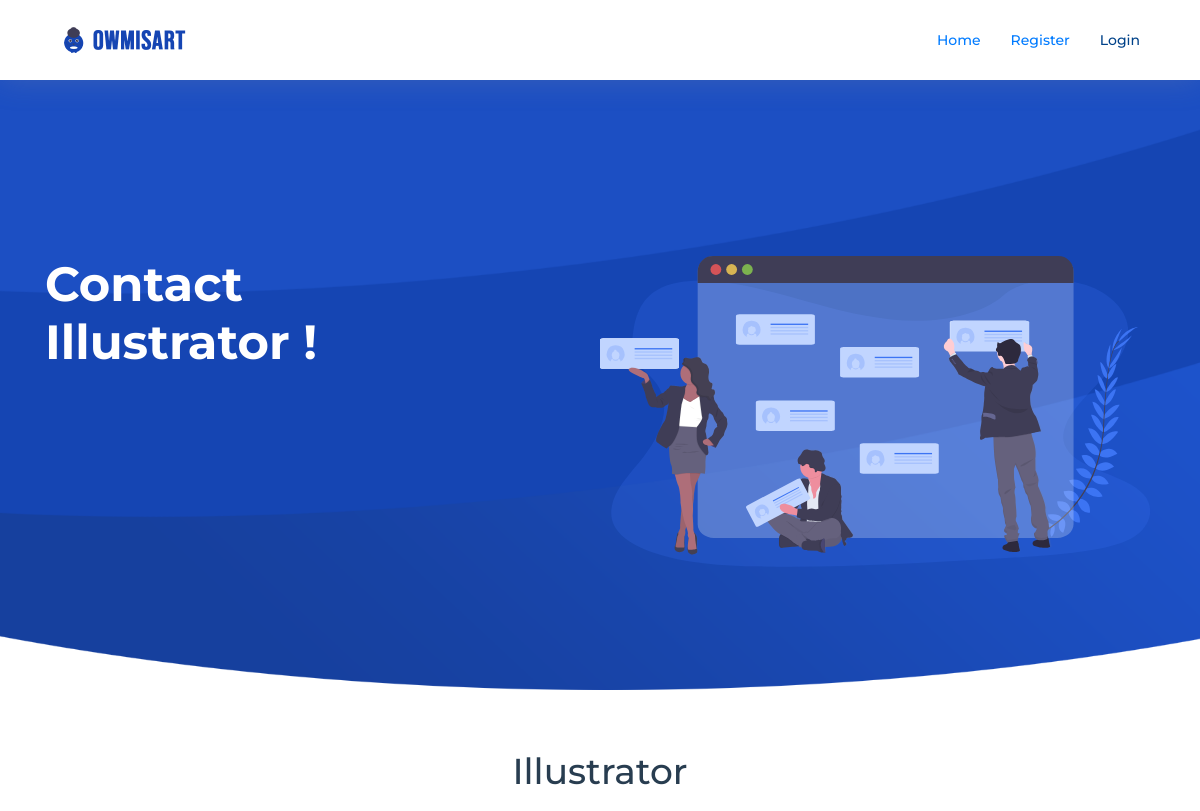
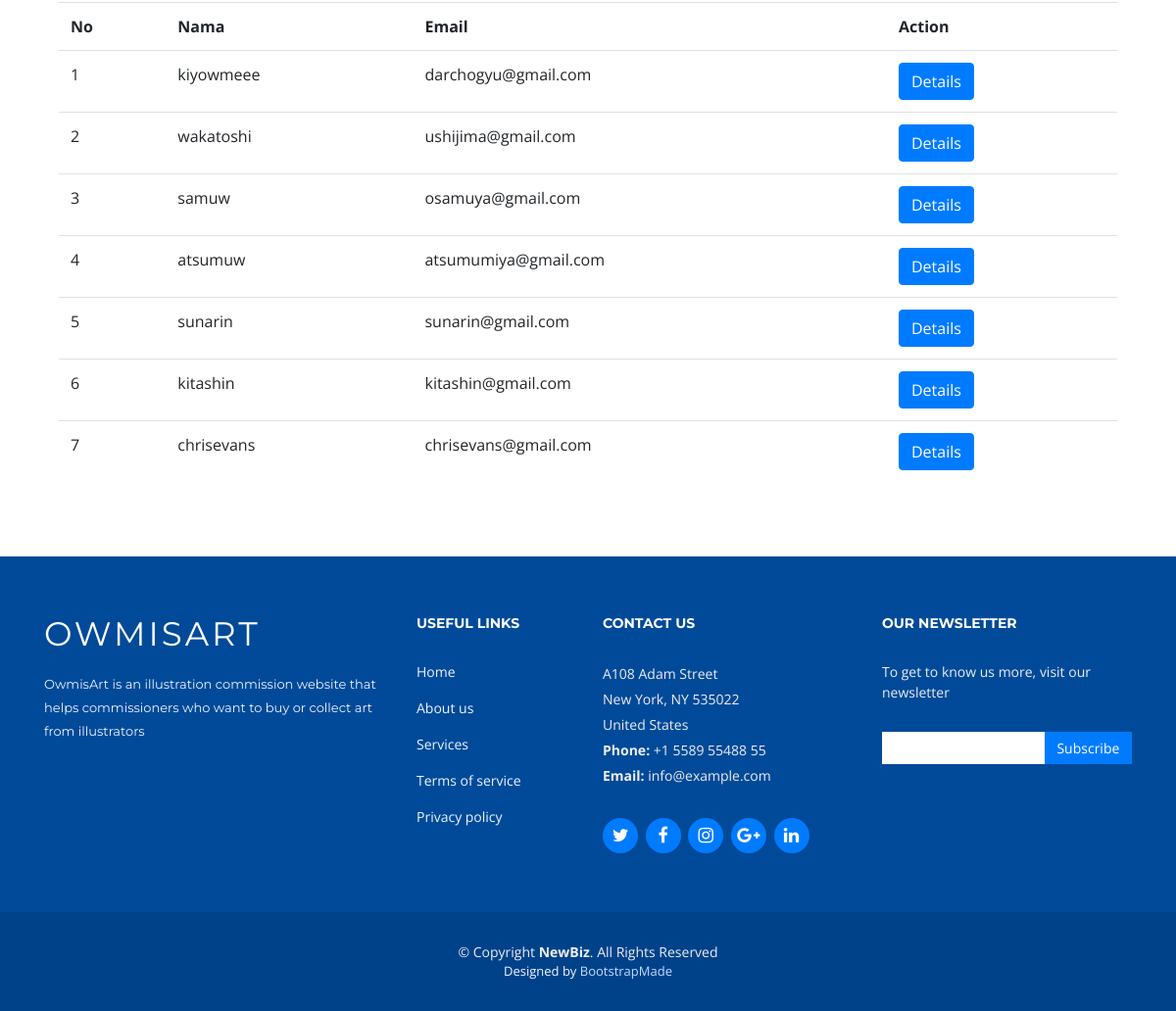
The app's page /home.php with its own data (2 pictures, top to bottom).
### tables this page shows
CREATE TABLE `users` (
  `id` int(11) NOT NULL,
  `username` varchar(255) NOT NULL,
  `email` varchar(255) NOT NULL,
  `password` varchar(255) NOT NULL,
  `bio` text NOT NULL,
  `description` text NOT NULL,
  `hargacom` varchar(255) NOT NULL,
  `image` varchar(255) NOT NULL,
  `nama_porto` varchar(255) NOT NULL,
  `portofolio` varchar(255) NOT NULL,
  `nama_porto2` varchar(255) NOT NULL,
  `portofolio2` varchar(255) NOT NULL,
  `nama_porto3` varchar(255) NOT NULL,
  `portofolio3` varchar(255) NOT NULL
);

### home.php (the view, shortened to what this page needs)
<?php
    include 'conn.php';
    $sql = "SELECT * FROM users";
    $rows = mysqli_query($conn, $sql);
    $i = 0;
    include 'header_home.php';
?>
    <nav class="navbar navbar-expand-lg navbar-light bg-light">
        <div class="collapse navbar-collapse" id="navbarTogglerDemo01">
            <?php if ($_SESSION) : ?>
                <p class="navbar-nav ml-auto mr-4 mt-2 mt-lg-0"><?php echo $_SESSION['username']?></p>
                <a href="update.php" class="mr-4">Update</a>
                    <a href="update.php">Update</a>
                <a href="profile.php?id=<?=$row['id']?>">Profile</a>
                <a href="logout.php">Logout</a>
            <?php else: ?>
                <ul class="navbar-nav ml-auto mr-4 mt-2 mt-lg-0">
                    <li class="nav-item active">
                        <a class="nav-link" href="register.php">Register <span class="sr-only">(current)</span></a>
                    </li>
                    <li class="nav-item">
                        <a class="nav-link" href="login.php">Login</a>
                    </li>
                </ul>
            <?php endif; ?>
        </div>
    </nav>
<section id="intro" class="clearfix">
    <div class="container" data-aos="fade-up">
      <div class="intro-img" data-aos="zoom-out" data-aos-delay="200">
        <img src="assets/img/intro-img.svg" alt="" class="img-fluid">
      </div>
      <div class="intro-info" data-aos="zoom-in" data-aos-delay="100">
        <h2>Contact<br>Illustrator !</h2>
      </div>
    </div>
  </section>
  <main id="main">
<section id="about">
 <div class="container" data-aos="fade-up">
   <header class="section-header">
     <h3>Illustrator</h3>
   </header>
   <div class="container">
        <table class="table">
            <tr>
                <th>No</th>
                <th>Nama</th>
                <th>Email</th>
                <th>Action</th>
            </tr>
            <?php foreach($rows as $row) : ?>
                <tr>
                    <td> <?= ++$i ?>  </td>
                    <td> <?=  $row['username'] ?>  </td>
                    <td> <?=  $row['email'] ?>  </td>
                    <td> <a href="profile.php?id=<?=$row['id']?>" class="btn btn-primary"> Details </a> </td>
                </tr>
            <?php endforeach;?>
        </table>
    </div>
</div>
</main>
<?php
    include 'footer.php'
?>

### header_home.php (shortened to what this page needs)
<!DOCTYPE html>
<html lang="en">
<head>
  <link href="assets/vendor/bootstrap/css/bootstrap.min.css" rel="stylesheet">
  <link href="assets/vendor/font-awesome/css/font-awesome.min.css" rel="stylesheet">
  <link href="assets/vendor/ionicons/css/ionicons.min.css" rel="stylesheet">
  <link href="assets/vendor/owl.carousel/assets/owl.carousel.min.css" rel="stylesheet">
  <link href="assets/vendor/venobox/venobox.css" rel="stylesheet">
  <link href="assets/vendor/aos/aos.css" rel="stylesheet">
  <link href="assets/css/style.css" rel="stylesheet">
</head>
<body>
  <header id="header" class="fixed-top">
    <div class="container">
      <div class="logo float-left">
        <a href="home.php"><img src="assets/img/logo4.png" alt="" class="img-fluid"></a>
      </div>
      <nav class="main-nav float-right d-none d-lg-block">
      <?php if ($_SESSION) : ?>
                <ul class="active">
                    <li class="nav-item active"><?php echo $_SESSION['username']?></li>
                    <li class="nav-item active">
                    <a class="active" href="update.php">Update</a>
                    </li>
                    <li class="nav-item">
                    <a class="active" href="logout.php">Logout</a>
                    </li>
                </ul>
            <?php else: ?>
                <ul class="active">
                     <li class="nav-item active">
                        <a class="active" href="home.php">Home</a>
                    </li>
                    <li class="nav-item active">
                        <a class="active" href="register.php">Register</a>
                    </li>
                    <li class="nav-item">
                        <a class="active" href="login.php">Login</a>
                    </li>
                </ul>
            <?php endif; ?>
      </nav>
    </div>
  </header>

### footer.php
<footer id="footer">
  <div class="footer-top">
    <div class="container">
      <div class="row">
        <div class="col-lg-4 col-md-6 footer-info">
          <h3>OwmisArt</h3>
          <p>OwmisArt is an illustration commission website that helps commissioners who want to buy or collect art from illustrators</p>
        </div>
        <div class="col-lg-2 col-md-6 footer-links">
          <h4>Useful Links</h4>
          <ul>
            <li><a href="#">Home</a></li>
            <li><a href="#about">About us</a></li>
            <li><a href="#why-us">Services</a></li>
            <li><a href="#">Terms of service</a></li>
            <li><a href="#">Privacy policy</a></li>
          </ul>
        </div>
        <div class="col-lg-3 col-md-6 footer-contact">
          <h4>Contact Us</h4>
          <p>
            A108 Adam Street <br>
            New York, NY 535022<br>
            United States <br>
            <strong>Phone:</strong> +1 5589 55488 55<br>
            <strong>Email:</strong> info@example.com<br>
          </p>
          <div class="social-links">
            <a href="https://twitter.com/" target="_blank" class="twitter"><i class="fa fa-twitter"></i></a>
            <a href="https://www.facebook.com/" target="_blank" class="facebook"><i class="fa fa-facebook"></i></a>
            <a href="https://www.instagram.com/" target="_blank" class="instagram"><i class="fa fa-instagram"></i></a>
            <a href="https://www.google.com/" target="_blank" class="google-plus"><i class="fa fa-google-plus"></i></a>
            <a href="https://www.linkedin.com/" target="_blank" class="linkedin"><i class="fa fa-linkedin"></i></a>
          </div>
        </div>
        <div class="col-lg-3 col-md-6 footer-newsletter">
          <h4>Our Newsletter</h4>
          <p>To get to know us more, visit our newsletter</p>
          <form action="" method="post">
            <input type="email" name="email"><input type="submit" value="Subscribe">
          </form>
        </div>
      </div>
    </div>
  </div>
  <div class="container">
    <div class="copyright">
      &copy; Copyright <strong>NewBiz</strong>. All Rights Reserved
    </div>
    <div class="credits">
      Designed by <a href="https://bootstrapmade.com/">BootstrapMade</a>
    </div>
  </div>
</footer>

### assets/css/style.css (style rules this page uses)
body { background: #fff; color: #444; font-family: "Open Sans", sans-serif; }
a { color: #007bff; transition: 0.5s; }
p { padding: 0; margin: 0 0 30px 0; }
h1, h2, h3, h4, h5, h6 { font-family: "Montserrat", sans-serif; font-weight: 400; margin: 0 0 20px 0; padding: 0; }
#header { height: 80px; transition: all 0.5s; z-index: 997; transition: all 0.5s; padding: 20px 0; background: #fff; box-shadow: 0px 0px 30px rgba(127, 137, 161, 0.3); }
#header .logo img { padding: 0; margin: 7px 0; max-height: 26px; }
.main-nav, .main-nav * { margin: 0; padding: 0; list-style: none; }
.main-nav > ul > li { position: relative; white-space: nowrap; float: left; }
.main-nav a { display: block; position: relative; color: #004289; padding: 10px 15px; transition: 0.3s; font-size: 14px; font-family: "Montserrat", sans-serif; font-weight: 500; }
.main-nav a:hover, .main-nav .active > a, .main-nav li:hover > a { color: #007bff; text-decoration: none; }
.mobile-nav { position: fixed; top: 0; bottom: 0; z-index: 9999; overflow-y: auto; left: -260px; width: 260px; padding-top: 18px; background: rgba(19, 39, 57, 0.8); transition: 0.4s; }
.mobile-nav * { margin: 0; padding: 0; list-style: none; }
.mobile-nav a { display: block; position: relative; color: #fff; padding: 10px 20px; font-weight: 500; }
.mobile-nav a:hover, .mobile-nav .active > a, .mobile-nav li:hover > a { color: #74b5fc; text-decoration: none; }
#intro { width: 100%; position: relative; background: url("../img/intro-bg.png") center bottom no-repeat; background-size: cover; padding: 200px 0 120px 0; }
#intro .intro-img { width: 50%; float: right; }
#intro .intro-info { width: 50%; float: left; }
#intro .intro-info h2 { color: #fff; margin-bottom: 40px; font-size: 48px; font-weight: 700; }
section { overflow: hidden; }
.section-header h3 { font-size: 36px; color: #283d50; text-align: center; font-weight: 500; position: relative; }
#about { background: #fff; padding: 60px 0; }
#footer { background: #00428a; padding: 0 0 30px 0; color: #eee; font-size: 14px; }
#footer .footer-top { background: #004a99; padding: 60px 0 30px 0; }
#footer .footer-top .footer-info { margin-bottom: 30px; }
#footer .footer-top .footer-info h3 { font-size: 34px; margin: 0 0 20px 0; padding: 2px 0 2px 0; line-height: 1; font-family: "Montserrat", sans-serif; color: #fff; font-weight: 400; letter-spacing: 3px; text-transform: uppercase; }
#footer .footer-top .footer-info p { font-size: 13px; line-height: 24px; margin-bottom: 0; font-family: "Montserrat", sans-serif; color: #ecf5ff; }
#footer .footer-top .social-links a { font-size: 18px; display: inline-block; background: #007bff; color: #fff; line-height: 1; padding: 8px 0; margin-right: 4px; border-radius: 50%; text-align: center; width: 36px; height: 36px; transition: 0.3s; }
#footer .footer-top h4 { font-size: 14px; font-weight: bold; color: #fff; text-transform: uppercase; position: relative; padding-bottom: 10px; }
#footer .footer-top .footer-links { margin-bottom: 30px; }
#footer .footer-top .footer-links ul { list-style: none; padding: 0; margin: 0; }
#footer .footer-top .footer-links ul li { padding: 8px 0; }
#footer .footer-top .footer-links ul li:first-child { padding-top: 0; }
#footer .footer-top .footer-links ul a { color: #ecf5ff; }
#footer .footer-top .footer-contact { margin-bottom: 30px; }
#footer .footer-top .footer-contact p { line-height: 26px; }
#footer .footer-top .footer-newsletter { margin-bottom: 30px; }
#footer .footer-top .footer-newsletter input[type="email"] { border: 0; padding: 6px 8px; width: 65%; }
#footer .footer-top .footer-newsletter input[type="submit"] { background: #007bff; border: 0; width: 35%; padding: 6px 0; text-align: center; color: #fff; transition: 0.3s; cursor: pointer; }
#footer .copyright { text-align: center; padding-top: 30px; }
#footer .credits { text-align: center; font-size: 13px; color: #f1f7ff; }
#footer .credits a { color: #bfddfe; }

### records on screen
users: username "kiyowmeee", email "darchogyu@gmail.com"
users: username "wakatoshi", email "ushijima@gmail.com"
users: username "samuw", email "osamuya@gmail.com"
users: username "atsumuw", email "atsumumiya@gmail.com"
users: username "sunarin", email "sunarin@gmail.com"
users: username "kitashin", email "kitashin@gmail.com"
users: username "chrisevans", email "chrisevans@gmail.com"
